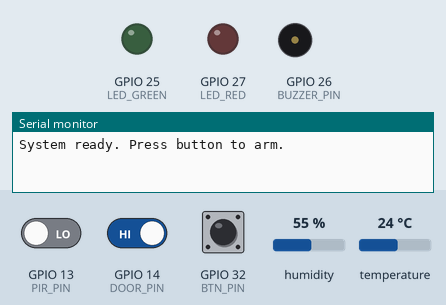
Recording of a sketch running on a simulated ESP32. On the bench: output pins drawn as LEDs (lit = HIGH), buzzer (waves = sounding), the last lines printed to the serial monitor. Dashed ring = blinking. The inputs (shaded band) are chosen by the test bench; at power-on: temperature 24 °C, GPIO 32 (BTN_PIN) HIGH, GPIO 13 (PIR_PIN) LOW, GPIO 14 (DOOR_PIN) HIGH, humidity 55 %.

Above: at 1.2 s.
1.3 s: temperature set to 39.5 °C
3.2 s: temperature set to 40.3 °C
At 4.61 s:
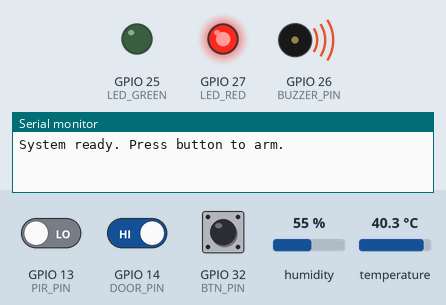
6.7 s: GPIO 32 (BTN_PIN) pulled LOW for 1 s
At 7.92 s:
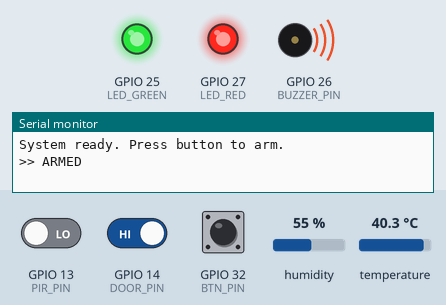
10.2 s: temperature set to 12 °C
At 11.4 s:
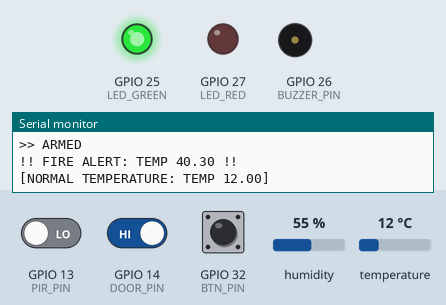
12.4 s: GPIO 13 (PIR_PIN) driven HIGH
At 12.5 s:
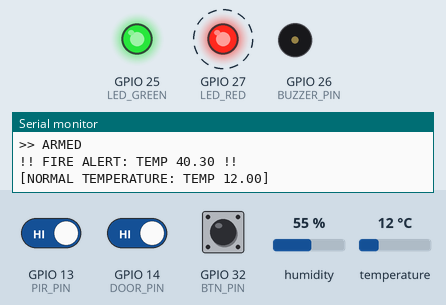
18.4 s: GPIO 14 (DOOR_PIN) driven LOW
At 19.3 s:
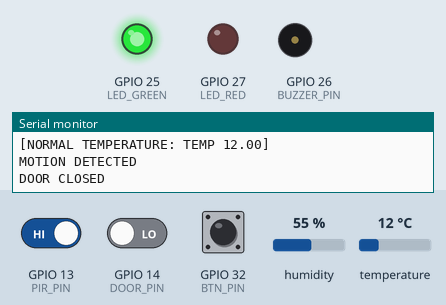
Timing chart, 0 to 20.9 s (numbered marks = the images above; inputs shaded):
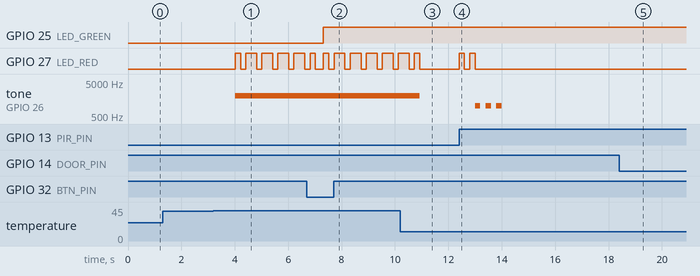

Measured:
- the behaviour switches between 39.9 and 40 °C on temperature (found by bisection; images 0 and 1)
- after the input at 1.3 s, every drawn part: stays the same
- after the input at 3.2 s, GPIO 27 (LED_RED): LOW → HIGH after 0.82 s, then repeats every 0.60 s: LOW 0.20 s, HIGH 0.40 s; tone on GPIO 26 (BUZZER_PIN): silent → 2000 Hz after 0.82 s
- after the input at 6.7 s, GPIO 25 (LED_GREEN): LOW → HIGH after 0.62 s
- after the input at 10.2 s, tone on GPIO 26 (BUZZER_PIN): 2000 Hz → silent after 0.73 s
- after the input at 12.4 s, GPIO 27 (LED_RED): alternates HIGH for 0.20 s and LOW for 0.20 s, 4 changes in all, then stays LOW, starting at once; tone on GPIO 26 (BUZZER_PIN): alternates 1000 Hz for 0.20 s and silent for 0.20 s, 6 changes in all, then stays silent, starting after 0.60 s
- after the input at 18.4 s, GPIO 27 (LED_RED): stops changing and stays LOW; tone on GPIO 26 (BUZZER_PIN): stays silent (without the input it goes to 1000 Hz after 2.2 s)

The sketch:

sketch.ino
```cpp
#include <DHT.h>
//pins
#define PIR_PIN    13
#define DOOR_PIN   14
#define DHT_PIN     4
#define BUZZER_PIN 26
#define LED_RED    27
#define LED_GREEN  25
#define BTN_PIN    32
#define FIRE_TEMP  40.0
DHT dht(DHT_PIN, DHT22);

bool armed    = false;
bool lastBtn  = HIGH;
bool lastDoor = LOW;
bool lastPIR  = LOW;

unsigned long lastDoorAlert   = 0;
unsigned long lastMotionAlert = 0;
unsigned long lastFireAlert   = 0;
unsigned long lastTempPrint   = 0;

void flashRed() {
  digitalWrite(LED_RED, HIGH); delay(200);
  digitalWrite(LED_RED, LOW);  delay(200);
  digitalWrite(LED_RED, HIGH); delay(200);
  digitalWrite(LED_RED, LOW);
}

void beepThree() {
  for (int i = 0; i < 3; i++) {
    tone(BUZZER_PIN, 1000); delay(200);
    noTone(BUZZER_PIN);     delay(200);
  }
}

void clearAll() {
  noTone(BUZZER_PIN);
  digitalWrite(LED_RED,   LOW);
  digitalWrite(LED_GREEN, LOW);
}

void setup() {
  Serial.begin(115200);
  pinMode(PIR_PIN,    INPUT);
  pinMode(DOOR_PIN,   INPUT_PULLUP);
  pinMode(BTN_PIN,    INPUT_PULLUP);
  pinMode(BUZZER_PIN, OUTPUT);
  pinMode(LED_RED,    OUTPUT);
  pinMode(LED_GREEN,  OUTPUT);
  clearAll();
  dht.begin();
  Serial.println("System ready. Press button to arm.");
}

void loop() {
  unsigned long now = millis();
//button
  bool btn = digitalRead(BTN_PIN);
  if (btn == LOW && lastBtn == HIGH) {
    delay(300);
    armed = !armed;
    clearAll();
    digitalWrite(LED_GREEN, armed ? HIGH : LOW);
    Serial.println(armed ? ">> ARMED" : ">> DISARMED");
  }
  lastBtn = btn;

//temprature
  float temp = dht.readTemperature();
  bool  fire = (!isnan(temp) && temp >= FIRE_TEMP);

  if (fire) {
    tone(BUZZER_PIN, 2000);
    flashRed();
    if (now - lastFireAlert >= 10000) {
      lastFireAlert = now;
      Serial.print("!! FIRE ALERT: TEMP ");
      Serial.print(temp);
      Serial.println(" !!");
    }
  }

 if (!fire) {
    noTone(BUZZER_PIN);
    digitalWrite(LED_RED, LOW);
    if (now - lastTempPrint >= 10000) {
      lastTempPrint = now;
      if (!isnan(temp)) {
        Serial.print("[NORMAL TEMPERATURE: TEMP ");
        Serial.print(temp);
        Serial.println("]");
      }
    }
  }

//pir
  bool pir = digitalRead(PIR_PIN);
  if (armed && !fire) {
    if (pir == HIGH && lastPIR == LOW) {
      lastMotionAlert = now;
      flashRed(); beepThree();
      Serial.println("MOTION DETECTED");
    }
    if (pir == HIGH && (now - lastMotionAlert >= 20000)) {
      lastMotionAlert = now;
      flashRed(); beepThree();
      Serial.println("MOTION DETECTED");
    }
  }
  lastPIR = pir;

//door
  bool doorOpen = (digitalRead(DOOR_PIN) == HIGH);
  if (armed && !fire) {
    if (doorOpen && !lastDoor) {
      lastDoorAlert = now;
      flashRed(); beepThree();
      Serial.println("DOOR OPENED");
    }
    if (doorOpen && (now - lastDoorAlert >= 20000)) {
      lastDoorAlert = now;
      flashRed(); beepThree();
      Serial.println("DOOR OPENED");
    }
  }
  if (!doorOpen && lastDoor) {
    Serial.println("DOOR CLOSED");
    if (!fire) {
      clearAll();
      digitalWrite(LED_GREEN, armed ? HIGH : LOW);
    }
  }
  lastDoor = doorOpen;
}
```
